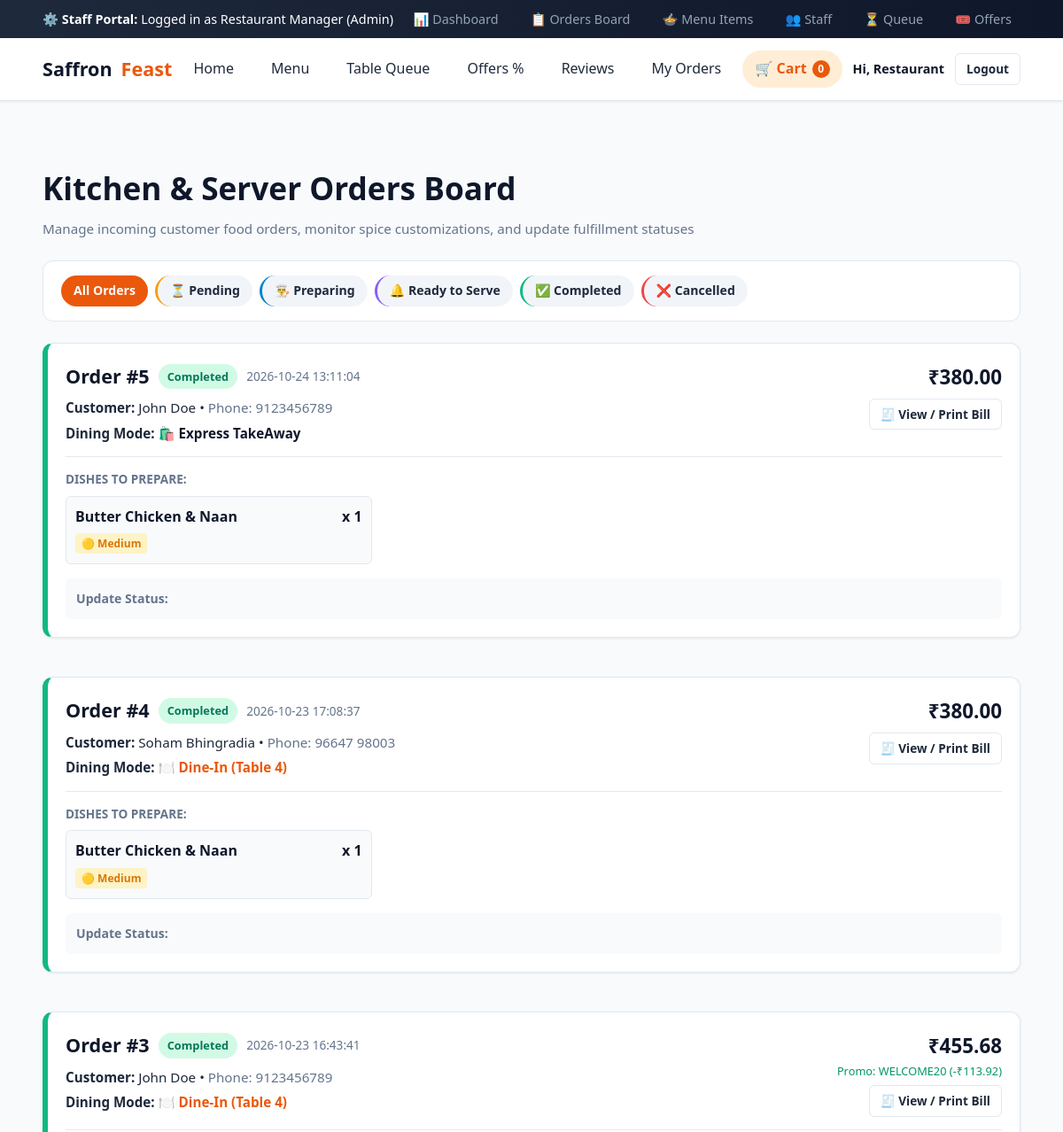
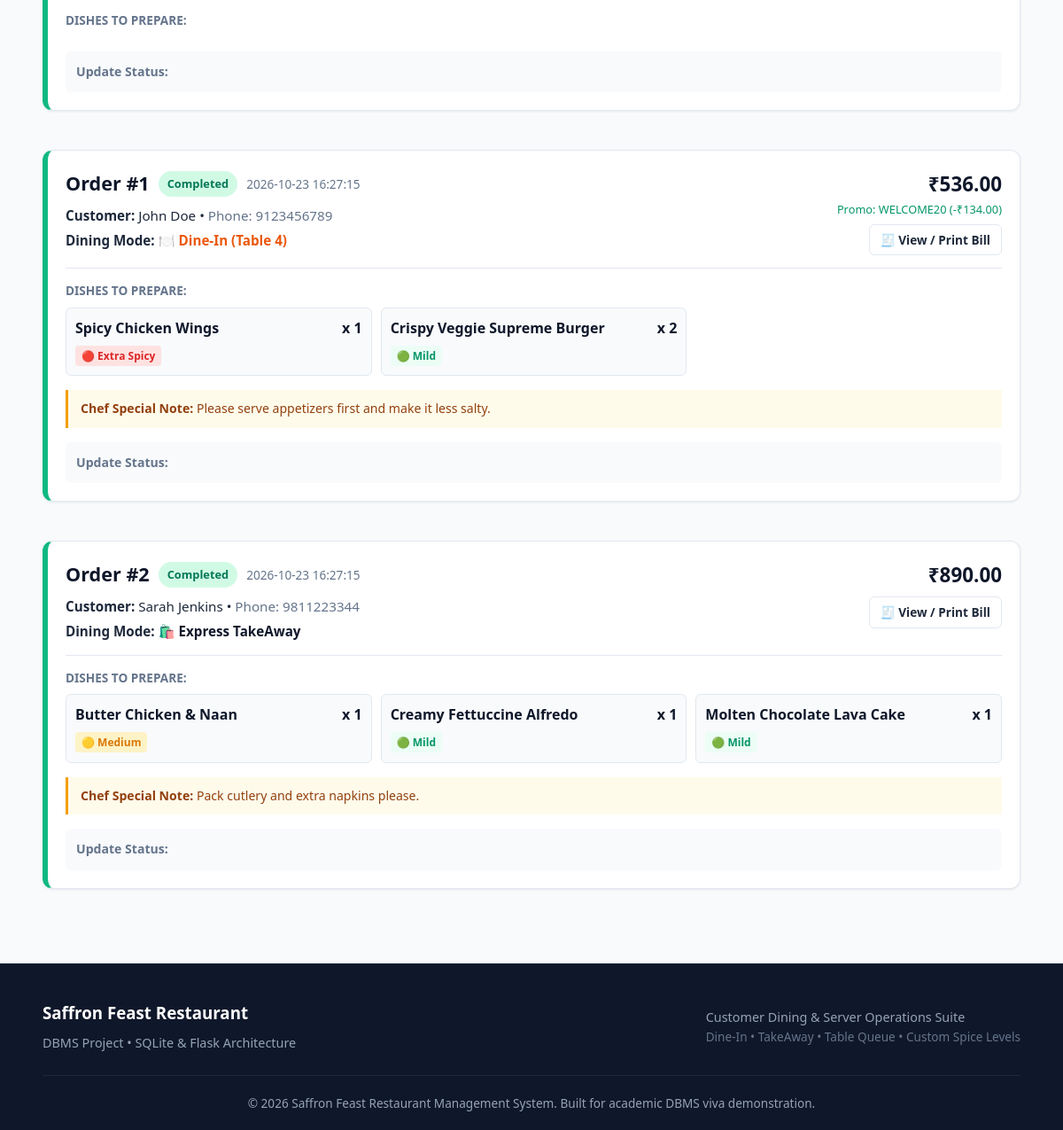
Page /admin/orders (signed in) on the committed database (2 pictures, top to bottom).
### tables this page shows
CREATE TABLE orders (
    id INTEGER PRIMARY KEY AUTOINCREMENT,
    customer_id INTEGER NOT NULL,
    order_type TEXT CHECK(order_type IN ('DineIn', 'TakeAway')) NOT NULL,
    table_number INTEGER, -- NULL for TakeAway, integer for DineIn
    total_amount REAL NOT NULL,
    discount_amount REAL DEFAULT 0,
    final_amount REAL NOT NULL,
    status TEXT CHECK(status IN ('Pending', 'Preparing', 'Ready', 'Completed', 'Cancelled')) DEFAULT 'Pending',
    offer_code TEXT,
    special_instructions TEXT,
    created_at TIMESTAMP DEFAULT CURRENT_TIMESTAMP,
    FOREIGN KEY (customer_id) REFERENCES users(id) ON DELETE CASCADE
);

CREATE TABLE users (
    id INTEGER PRIMARY KEY AUTOINCREMENT,
    name TEXT NOT NULL,
    email TEXT UNIQUE NOT NULL,
    password TEXT NOT NULL,
    phone TEXT,
    role TEXT CHECK(role IN ('customer', 'admin', 'staff')) DEFAULT 'customer',
    created_at TIMESTAMP DEFAULT CURRENT_TIMESTAMP
);

CREATE TABLE order_items (
    id INTEGER PRIMARY KEY AUTOINCREMENT,
    order_id INTEGER NOT NULL,
    menu_item_id INTEGER NOT NULL,
    quantity INTEGER NOT NULL CHECK(quantity > 0),
    price_per_unit REAL NOT NULL,
    spice_level TEXT DEFAULT 'Medium',
    item_total REAL NOT NULL,
    FOREIGN KEY (order_id) REFERENCES orders(id) ON DELETE CASCADE,
    FOREIGN KEY (menu_item_id) REFERENCES menu_items(id) ON DELETE CASCADE
);

CREATE TABLE menu_items (
    id INTEGER PRIMARY KEY AUTOINCREMENT,
    category_id INTEGER NOT NULL,
    name TEXT NOT NULL,
    description TEXT,
    price REAL NOT NULL CHECK(price > 0),
    diet_type TEXT CHECK(diet_type IN ('veg', 'non-veg')) DEFAULT 'veg',
    is_spicy_customizable INTEGER DEFAULT 1, -- 1: Yes, 0: No
    default_spice_level TEXT CHECK(default_spice_level IN ('Mild', 'Medium', 'Spicy', 'Extra Spicy')) DEFAULT 'Medium',
    image_url TEXT,
    is_available INTEGER DEFAULT 1, -- 1: Available, 0: Out of stock
    FOREIGN KEY (category_id) REFERENCES categories(id) ON DELETE CASCADE
);

### app.py (the view)
@app.route('/admin/orders')
@admin_required
def admin_orders():
    status_filter = request.args.get('status', 'All')
    conn = get_db()
    query = """
        SELECT o.*, u.name as customer_name, u.phone as customer_phone
        FROM orders o
        JOIN users u ON o.customer_id = u.id
    """
    params = []
    if status_filter != 'All':
        query += " WHERE o.status = ?"
        params.append(status_filter)
    query += " ORDER BY CASE o.status WHEN 'Pending' THEN 1 WHEN 'Preparing' THEN 2 WHEN 'Ready' THEN 3 ELSE 4 END, o.created_at DESC"
    orders = conn.execute(query, params).fetchall()
    orders_data = []
    for ord_row in orders:
        items = conn.execute("""
            SELECT oi.*, m.name as dish_name
            FROM order_items oi
            JOIN menu_items m ON oi.menu_item_id = m.id
            WHERE oi.order_id = ?
        """, (ord_row['id'],)).fetchall()
        orders_data.append({
            'order': ord_row,
            'order_items': items
        })
    conn.close()
    return render_template('admin/orders.html', orders_data=orders_data, current_status=status_filter)

### app.py (called while the page is built)
def admin_required(f):
    @wraps(f)
    def decorated_function(*args, **kwargs):
        if 'user_id' not in session or session.get('user_role') not in ['admin', 'staff']:
            flash('Staff or Admin access required.', 'danger')
            return redirect(url_for('login'))
        return f(*args, **kwargs)
    return decorated_function

@app.context_processor
def inject_global_data():
    cart_count = 0
    if 'cart' in session:
        cart_count = sum(item.get('quantity', 1) for item in session['cart'].values())
    return {
        'current_user': {
            'id': session.get('user_id'),
            'name': session.get('user_name'),
            'role': session.get('user_role'),
            'email': session.get('user_email')
        },
        'cart_count': cart_count
    }

### database.py (called while the page is built)
def get_db():
    conn = sqlite3.connect(DATABASE_PATH)
    conn.row_factory = sqlite3.Row
    conn.execute("PRAGMA foreign_keys = ON;")
    return conn

### templates/admin/orders.html (shortened to what this page needs)
{% extends 'base.html' %}
{% block content %}
<div class="container">
  <div class="section-header">
    <div>
      <h1 style="font-size: 2.2rem; font-weight: 800; color: var(--secondary); margin-bottom: 6px;">
        Kitchen & Server Orders Board
      </h1>
      <p>Manage incoming customer food orders, monitor spice customizations, and update fulfillment statuses</p>
    </div>
  </div>
  <div class="filter-bar" style="margin-bottom: 24px;">
    <div class="category-pills">
      <a href="{{ url_for('admin_orders', status='All') }}"
         class="cat-pill {% if current_status == 'All' %}active{% endif %}">
        All Orders
      </a>
      <a href="{{ url_for('admin_orders', status='Pending') }}"
         class="cat-pill {% if current_status == 'Pending' %}active{% endif %}" style="border-left: 3px solid #f59e0b;">
        ⏳ Pending
      </a>
      <a href="{{ url_for('admin_orders', status='Preparing') }}"
         class="cat-pill {% if current_status == 'Preparing' %}active{% endif %}" style="border-left: 3px solid #0284c7;">
        👨‍🍳 Preparing
      </a>
      <a href="{{ url_for('admin_orders', status='Ready') }}"
         class="cat-pill {% if current_status == 'Ready' %}active{% endif %}" style="border-left: 3px solid #8b5cf6;">
        🔔 Ready to Serve
      </a>
      <a href="{{ url_for('admin_orders', status='Completed') }}"
         class="cat-pill {% if current_status == 'Completed' %}active{% endif %}" style="border-left: 3px solid #10b981;">
        ✅ Completed
      </a>
      <a href="{{ url_for('admin_orders', status='Cancelled') }}"
         class="cat-pill {% if current_status == 'Cancelled' %}active{% endif %}" style="border-left: 3px solid #ef4444;">
        ❌ Cancelled
      </a>
    </div>
  </div>
  {% if orders_data %}
  <div style="display: flex; flex-direction: column; gap: 20px;">
    {% for entry in orders_data %}
    {% set ord = entry.order %}
    {% set items = entry.order_items %}
    <div class="admin-card" style="border-left: 6px solid {% if ord.status == 'Pending' %}#f59e0b{% elif ord.status == 'Preparing' %}#0284c7{% elif ord.status == 'Ready' %}#8b5cf6{% elif ord.status == 'Completed' %}#10b981{% else %}#ef4444{% endif %};">
      <div style="display: flex; justify-content: space-between; align-items: flex-start; flex-wrap: wrap; gap: 14px; padding-bottom: 14px; border-bottom: 1px solid var(--border-color); margin-bottom: 14px;">
        <div>
          <div style="display: flex; align-items: center; gap: 10px; margin-bottom: 6px;">
            <h3 style="font-size: 1.35rem; color: var(--secondary); margin: 0;">Order #{{ ord.id }}</h3>
            <span class="badge badge-status status-{{ ord.status|lower }}">{{ ord.status }}</span>
            <span style="font-size: 0.85rem; color: var(--text-muted);">{{ ord.created_at }}</span>
          </div>
          <div style="font-size: 0.95rem;">
            <strong>Customer:</strong> {{ ord.customer_name }} •
            <span style="color: var(--text-muted);">Phone: {{ ord.customer_phone or 'N/A' }}</span>
          </div>
          <div style="margin-top: 4px; font-size: 0.95rem;">
            <strong>Dining Mode:</strong>
            {% if ord.order_type == 'DineIn' %}
              <span style="color: var(--primary); font-weight: 700;">🍽️ Dine-In (Table {{ ord.table_number }})</span>
            {% else %}
              <span style="color: var(--secondary); font-weight: 700;">🛍️ Express TakeAway</span>
            {% endif %}
          </div>
        </div>
        <div style="text-align: right;">
          <div style="font-size: 1.4rem; font-weight: 800; color: var(--secondary);">
            ₹{{ "%.2f"|format(ord.final_amount) }}
          </div>
          {% if ord.discount_amount > 0 %}
            <div style="font-size: 0.8rem; color: #059669;">Promo: {{ ord.offer_code }} (-₹{{ "%.2f"|format(ord.discount_amount) }})</div>
          {% endif %}
          <a href="{{ url_for('check_bill', order_id=ord.id) }}" target="_blank" class="btn btn-outline btn-sm" style="margin-top: 6px;">
            🧾 View / Print Bill
          </a>
        </div>
      </div>
      <div style="margin-bottom: 16px;">
        <h4 style="font-size: 0.85rem; color: var(--text-muted); text-transform: uppercase; margin-bottom: 8px;">Dishes to Prepare:</h4>
        <div style="display: grid; grid-template-columns: repeat(auto-fill, minmax(280px, 1fr)); gap: 10px;">
          {% for item in items %}
          <div style="background: #f8fafc; border: 1px solid var(--border-color); border-radius: var(--radius-sm); padding: 10px;">
            <div style="display: flex; justify-content: space-between; font-weight: 600; color: var(--secondary);">
              <span>{{ item.dish_name }}</span>
              <span>x {{ item.quantity }}</span>
            </div>
            <div style="margin-top: 4px;">
              {% if item.spice_level == 'Mild' %}
                <span class="spice-badge spice-mild">🟢 Mild</span>
              {% elif item.spice_level == 'Medium' %}
                <span class="spice-badge spice-medium">🟡 Medium</span>
              {% elif item.spice_level == 'Spicy' %}
                <span class="spice-badge spice-spicy">🟠 Spicy</span>
              {% else %}
                <span class="spice-badge spice-extra-spicy">🔴 Extra Spicy</span>
              {% endif %}
            </div>
          </div>
          {% endfor %}
        </div>
      </div>
      {% if ord.special_instructions %}
      <div style="background: #fffbeb; border-left: 3px solid #f59e0b; padding: 10px 14px; margin-bottom: 16px; font-size: 0.88rem; color: #92400e;">
        <strong>Chef Special Note:</strong> {{ ord.special_instructions }}
      </div>
      {% endif %}
      <div style="display: flex; justify-content: space-between; align-items: center; flex-wrap: wrap; gap: 10px; background: #f8fafc; padding: 12px; border-radius: var(--radius-sm);">
        <span style="font-size: 0.88rem; font-weight: 600; color: var(--text-muted);">
          Update Status:
        </span>
      </div>
    </div>
    {% endfor %}
  </div>
  {% else %}
    <div class="receipt-card" style="text-align: center; padding: 40px;">
      <p style="color: var(--text-muted); font-size: 1.05rem;">No orders found with status '{{ current_status }}'.</p>
    </div>
  {% endif %}
</div>
{% endblock %}

### static/css/style.css (style rules this page uses)
:root { --primary: #ea580c; --primary-hover: #c2410c; --primary-light: #ffedd5; --secondary: #0f172a; --secondary-light: #1e293b; --accent: #f59e0b; --bg-main: #f8fafc; --bg-card: #ffffff; --text-main: #1e293b; --text-muted: #64748b; --border-color: #e2e8f0; --status-pending: #f59e0b; --status-preparing: #0284c7; --status-ready: #8b5cf6; --status-completed: #10b981; --status-cancelled: #ef4444; --veg-color: #16a34a; --nonveg-color: #dc2626; --font-family: 'Segoe UI', system-ui, -apple-system, Roboto, sans-serif; --radius-sm: 6px; --radius-md: 12px; --radius-lg: 16px; --shadow-sm: 0 1px 3px rgba(0, 0, 0, 0.08); --shadow-md: 0 4px 12px rgba(0, 0, 0, 0.08); --shadow-lg: 0 10px 25px rgba(0, 0, 0, 0.1); }
* { margin: 0; padding: 0; box-sizing: border-box; }
body { font-family: var(--font-family); background-color: var(--bg-main); color: var(--text-main); line-height: 1.6; min-height: 100vh; display: flex; flex-direction: column; }
a { color: inherit; text-decoration: none; }
.container { width: 92%; max-width: 1200px; margin: 0 auto; }
.btn { display: inline-flex; align-items: center; justify-content: center; gap: 8px; font-weight: 600; font-size: 0.95rem; padding: 10px 20px; border-radius: var(--radius-sm); border: 1px solid transparent; cursor: pointer; transition: all 0.2s ease; text-align: center; }
.btn-outline { background-color: transparent; border-color: var(--border-color); color: var(--text-main); }
.btn-sm { padding: 6px 12px; font-size: 0.85rem; }
.badge { display: inline-flex; align-items: center; gap: 4px; font-size: 0.75rem; font-weight: 600; padding: 3px 8px; border-radius: 4px; text-transform: uppercase; }
.badge-status { padding: 4px 10px; border-radius: 20px; font-size: 0.8rem; text-transform: capitalize; }
.status-completed { background-color: #d1fae5; color: #047857; }
.spice-badge { display: inline-flex; align-items: center; gap: 3px; font-size: 0.75rem; font-weight: 600; padding: 2px 7px; border-radius: 4px; }
.spice-mild { background-color: #ecfdf5; color: #059669; }
.spice-medium { background-color: #fef3c7; color: #d97706; }
.spice-extra-spicy { background-color: #fee2e2; color: #dc2626; }
.section-header { display: flex; justify-content: space-between; align-items: flex-end; margin-bottom: 24px; }
.section-header p { color: var(--text-muted); font-size: 0.95rem; }
.filter-bar { background-color: var(--bg-card); padding: 16px 20px; border-radius: var(--radius-md); border: 1px solid var(--border-color); margin-bottom: 30px; display: flex; flex-wrap: wrap; gap: 16px; align-items: center; justify-content: space-between; }
.category-pills { display: flex; flex-wrap: wrap; gap: 8px; }
.cat-pill { padding: 6px 14px; font-size: 0.88rem; font-weight: 600; border-radius: 20px; background-color: #f1f5f9; color: var(--text-main); transition: all 0.2s ease; }
.cat-pill:hover, .cat-pill.active { background-color: var(--primary); color: #fff; }
.admin-card { background: #fff; border: 1px solid var(--border-color); border-radius: var(--radius-md); padding: 20px; box-shadow: var(--shadow-sm); margin-bottom: 24px; }

### rows in the picture
orders: id "5", status "Completed", created_at "2026-10-24 13:11:04", final_amount "380.00"
users: customer_name "John Doe" "John Doe" "John Doe", phone "9123456789" "9123456789" "9123456789"
order_items: dish_name "Butter Chicken & Naan", quantity "1", spice_level "🟡 Medium"
orders: id "4", status "Completed", created_at "2026-10-23 17:08:37", table_number "4", final_amount "380.00"
users: customer_name "Soham Bhingradia", phone "96647 98003"
order_items: dish_name "Butter Chicken & Naan", quantity "1", spice_level "🟡 Medium"
orders: id "3", status "Completed", created_at "2026-10-23 16:43:41", table_number "4", final_amount "455.68", offer_code "WELCOME20", discount_amount "113.92"
orders: id "1", status "Completed", created_at "2026-10-23 16:27:15", table_number "4", final_amount "536.00", offer_code "WELCOME20", discount_amount "134.00", special_instructions "Please serve appetizers first and make it less salty."
order_items: dish_name "Spicy Chicken Wings", quantity "1", spice_level "🔴 Extra Spicy"
order_items: dish_name "Crispy Veggie Supreme Burger", quantity "2", spice_level "🟢 Mild"
orders: id "2", status "Completed", created_at "2026-10-23 16:27:15", final_amount "890.00", special_instructions "Pack cutlery and extra napkins please."
users: customer_name "Sarah Jenkins", phone "9811223344"
order_items: dish_name "Butter Chicken & Naan", quantity "1", spice_level "🟡 Medium"
order_items: dish_name "Creamy Fettuccine Alfredo", quantity "1", spice_level "🟢 Mild"
order_items: dish_name "Molten Chocolate Lava Cake", quantity "1", spice_level "🟢 Mild"

### other values in the picture
{{ current_user.name }} "Restaurant Manager"
{{ current_user.role|capitalize }} "Admin"
{{ cart_count }} "0"
{{ current_user.name.split()[0] }} "Restaurant"
